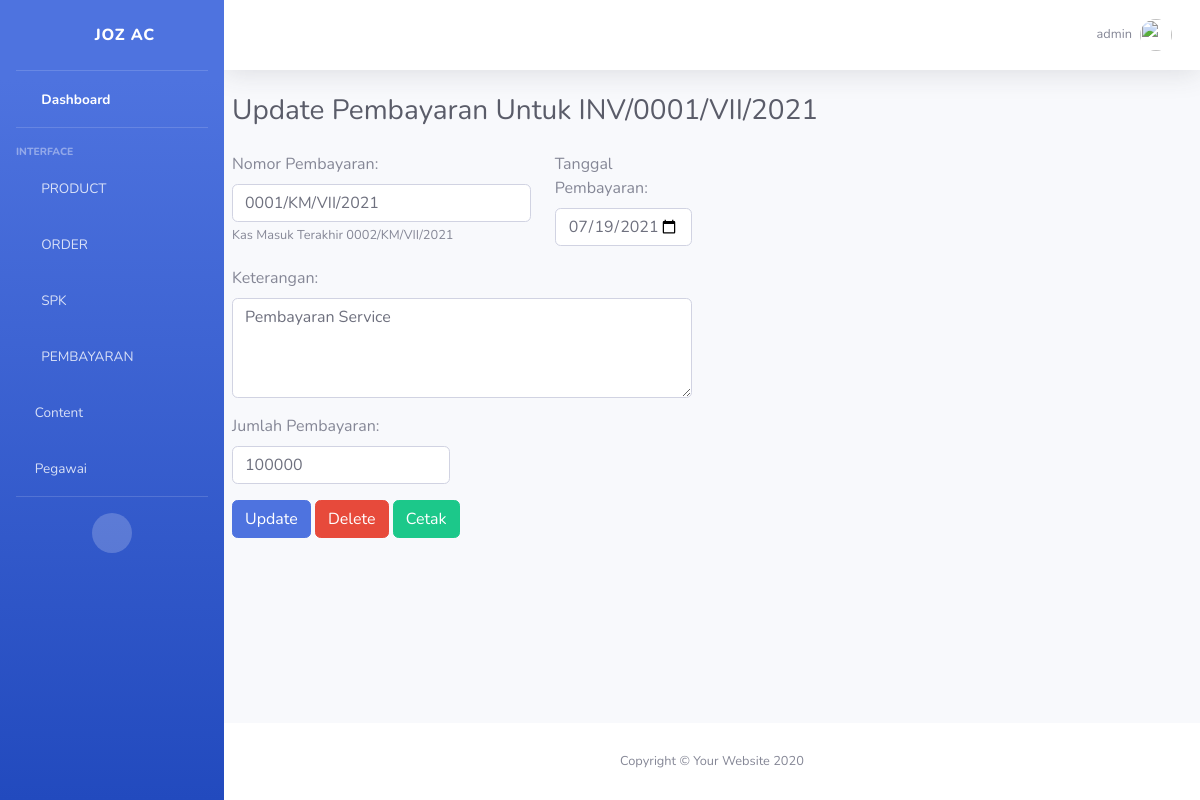
The page /pembayaran/admin/detail/0001kmvii2021/ (signed in) on the database its author committed.
### account/models.py (models this page shows)
class Account(AbstractBaseUser, PermissionsMixin):
	jabatanChoice        = [
	('ADMIN','ADMIN'),
	('TEKNISI','TEKNISI'),
	]
	username 	= models.CharField(max_length=20, unique=True)
	jabatan 	= models.CharField(choices=jabatanChoice, max_length=8)
	date_joined = models.DateTimeField(auto_now_add=True)
	last_login 	= models.DateTimeField(auto_now=True)
	is_active = models.BooleanField(default=True)
	is_staff = models.BooleanField(default=True)
	is_superuser = models.BooleanField(default=False)
	is_admin	= models.BooleanField(default=True)
	objects = AccountManage()
	USERNAME_FIELD = 'username'
	REQUIRED_FIELDS = []
	def __str__(self):
		return self.username
	class Meta:
		verbose_name = 'Account'
		verbose_name_plural = 'Account'

### pembayaran/models.py (models this page shows, shortened)
class pembayaranModel(models.Model):
    no_pembayaran       = models.CharField(max_length=30, verbose_name='Nomor Pembayaran')
    tgl_input           = models.DateField(auto_now=True, verbose_name='Tanggal Input')
    invoice             = models.ForeignKey(InvoiceModel, on_delete=models.SET_NULL, related_name='payment', null=True)
    admin               = models.ForeignKey(settings.AUTH_USER_MODEL, on_delete=models.DO_NOTHING, related_name='admin')
    jumlah              = models.PositiveIntegerField(default=0, verbose_name='Jumlah Pembayaran')
    keterangan          = models.TextField()
    tgl_pembayaran      = models.DateField(verbose_name='Tanggal Pembayaran')
    slug_pembayaran     = models.SlugField()
    class Meta:
        verbose_name='Pembayaran'
        verbose_name_plural='Pembayaran'
    def __str__(self):
        return self.no_pembayaran

### pesanan/models.py (models this page shows, shortened)
class InvoiceModel(models.Model):
    statusChoise = [
    ('LUNAS','LUNAS'),
    ('BELUM', 'BELUM LUNAS'),
    ]
    Invoice             = models.CharField(max_length=20, verbose_name='Nomor Invoice')
    clientINV           = models.OneToOneField(ClientModel, blank=True, null=True, related_name='InvoiceClient', verbose_name='Invoice Client', on_delete=models.SET_NULL)
    statusPembayaran    = models.CharField(choices=statusChoise, max_length=20, default='BELUM')
    Keterangan          = models.TextField()
    tanggal			    = models.DateField(auto_now=True, editable=False, verbose_name='Tanggal')
    totalInvoice	    = models.PositiveIntegerField(default=0, verbose_name='Total Pembayaran')
    slug_Invoice	    = models.SlugField()
    class Meta:
        verbose_name='Invoice'
        verbose_name_plural='Invoice'
    def __str__(self):
    	return f"{self.Invoice}"

### pembayaran/views.py (the view)
# urls.py: path('admin/detail/<slug:slug>/', UpdatePayment.as_view(), name='update'),
class UpdatePayment(LoginRequiredMixin, UpdateView):
	login_url = reverse_lazy('account:login')
	model = pembayaranModel
	template_name = 'pembayaran/update.html'
	form_class = pembayaranForm
	success_url = reverse_lazy('pembayaran:search')
	slug_field = 'slug_pembayaran'
	slug_url_kwarg = 'slug'
	extra_context = {
	'lastPayment': model.objects.all().last()
	}

### pembayaran/forms.py
class pembayaranForm(forms.ModelForm):
    class Meta:
        model = pembayaranModel
        fields = ('no_pembayaran', 'jumlah', 'keterangan', 'tgl_pembayaran', 'admin', 'invoice')
        widgets={
            'no_pembayaran':forms.TextInput(attrs={
                'class':"form-control",
                'onchange':"KM_Value(this.value)",
                }),
            'keterangan': forms.Textarea(attrs={
                'class':"form-control",
                'style': 'height: 100px',
                }),
            'tgl_pembayaran':forms.DateInput(attrs={
                'class':"datepicker form-control",
                'type':"date"
                }),
            'jumlah':forms.NumberInput(attrs={
                'class':"form-control",
                }),
            'admin':forms.HiddenInput(),
            'invoice':forms.HiddenInput(),
        }

### pembayaran/templates/pembayaran/update.html (shortened to what this page needs)
{% extends "admin/base_admin.html" %}
{% load static %}
{% block Content %}
<div class="container-fluid pr-auto pl-2">
	<div class="d-sm-flex align-items-center justify-content-between mb-4">
        <h1 class="h3 mb-0 text-gray-800">Update Pembayaran Untuk {{object.invoice}}</h1>
    </div>
    <form method="post" autocomplete="off">
      <div class="row">
      	<div class="col-md-4 mb-3">
          {{form.no_pembayaran.label_tag}}
          {{form.no_pembayaran}}
          <small id="id_no_Pembayaran" class="form-text text-muted">Kas Masuk Terakhir {{lastPayment}}</small>
        </div>
        <div class="col-sm-2 mb-3">
            {{form.tgl_pembayaran.label_tag}}
            {{form.tgl_pembayaran}}
          </div>
        </div>
        <div class="row">
          <div class="col-sm-6 mb-3">
            {{form.keterangan.label_tag}}
            {{form.keterangan}}
          </div>
        </div>
        <div class="row">
          <div class="col-sm-3 mb-3">
            {{form.jumlah.label_tag}}
            {{form.jumlah}}
          </div>
        </div>
        <button type="submit" class="btn btn-primary">Update</button>
        <button type="button" class="btn btn-danger buttonSubmit" data-toggle="modal" data-target="#exampleModal">
          Delete
        </button>
        <a class="btn btn-success" href="{% url "pembayaran:cetak" slug=object.slug_pembayaran%}" target="_blank">Cetak</a>
      </div>
</div>
{% endblock Content %}

### templates/admin/include/topBar.html (shortened to what this page needs)
{% load static %}
                <nav class="navbar navbar-expand navbar-light bg-white topbar mb-4 static-top shadow">
                    <ul class="navbar-nav ml-auto">
                        <li class="nav-item dropdown no-arrow">
                            <a class="nav-link dropdown-toggle" href="#" id="userDropdown" role="button"
                                data-toggle="dropdown" aria-haspopup="true" aria-expanded="false">
                                <span class="mr-2 d-none d-lg-inline text-gray-600 small">{{request.user}}</span>
                                <img class="img-profile rounded-circle" src="{% static "img/undraw_profile.svg" %}">
                            </a>
                        </li>
                    </ul>
                </nav>

### rows shown on the page
Account: user "admin"
pembayaranModel: invoice "INV/0001/VII/2021", no_pembayaran "0001/KM/VII/2021", tgl_pembayaran "07/19/2021", keterangan "Pembayaran Service", jumlah "100000"
pembayaranModel: no_pembayaran "0002/KM/VII/2021"
